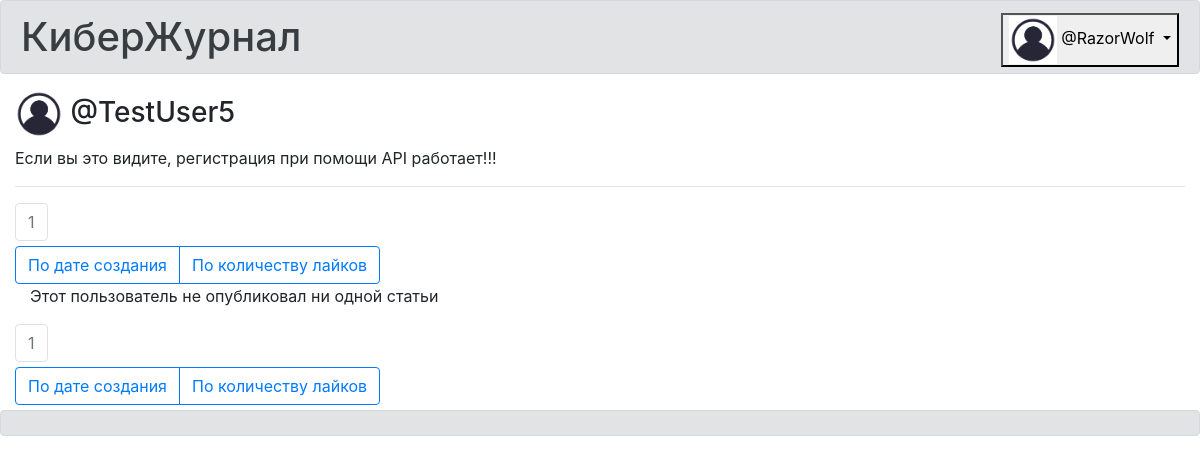
Screenshot of /user_page/2 (signed in) with the database file from the repository.
### data/users.py (models this page shows, shortened)
class User(SqlAlchemyBase, UserMixin, SerializerMixin):
    __tablename__ = "users"
    serialize_rules = ("-articles", "-comments", "-likes")
    id = sqlalchemy.Column(sqlalchemy.Integer, primary_key=True, autoincrement=True)
    surname = sqlalchemy.Column(sqlalchemy.String(64))
    name = sqlalchemy.Column(sqlalchemy.String(64))
    nickname = sqlalchemy.Column(sqlalchemy.String(32), unique=True, index=True)
    email = sqlalchemy.Column(sqlalchemy.String(256), unique=True)
    hashed_password = sqlalchemy.Column(sqlalchemy.String(512))
    modified_date = sqlalchemy.Column(sqlalchemy.DateTime, default=datetime.now)
    avatar = sqlalchemy.Column(sqlalchemy.String(256), nullable=True)  # Название файла
    description = sqlalchemy.Column(sqlalchemy.String(4096), nullable=True)
    is_moderator = sqlalchemy.Column(sqlalchemy.Boolean, default=False)
    is_admin = sqlalchemy.Column(sqlalchemy.Boolean, default=False)  # Администратор наделён
    articles = orm.relation("Article", back_populates="user", cascade="all,delete-orphan")
    comments = orm.relation("Comment", back_populates="user", cascade="all,delete-orphan")
    likes = orm.relation("ArticleLike", back_populates="user", cascade="all,delete-orphan")

### main.py (the view)
@app.route("/user_page/<int:user_id>")
@app.route("/user_page/<int:user_id>/page<int:page_index>")
def user_page(user_id, page_index=1):
    args = sorted_by_parser.parse_args()
    session["sorted_by"] = args["sorted_by"]
    db_sess = db_session.create_session()
    user = db_sess.query(User).get(user_id)
    if not user:
        abort(404)
    articles_count = 10
    user_articles_count = len(user.articles)
    max_page_index = max((user_articles_count // articles_count +
                          (0 if user_articles_count % articles_count == 0 else 1)), 1)
    if page_index > max_page_index:
        abort(404)
    articles = sorted(
        user.articles,
        key=(lambda x: x.create_date)
        if args["sorted_by"] == "create_date"
        else (lambda x: (x.likes_count, x.create_date)),
        reverse=True
    )[
               (page_index - 1) * articles_count:page_index * articles_count
               ]
    return render_template("user_page.html", title=f"@{user.nickname}", user=user,
                           articles_list=articles, page_index=page_index,
                           max_page_index=max_page_index, sorted_by=session["sorted_by"])

### data/db_session.py (called while the page is built)
def create_session() -> Session:
    global __factory
    return __factory()

### main.py (called while the page is built)
@login_manager.user_loader
def load_user(user_id):
    db_sess = db_session.create_session()
    return db_sess.query(User).get(user_id)

### templates/user_page.html (shortened to what this page needs)
{% extends "base.html" %}
{% from "macro.html" import article_card, avatar_filename, pagination_widget, sorted_by_widget, user_role_image %}
{% block content %}
<div class="col-auto">
    <h3>
        <img src="{{ avatar_filename(user) }}" alt="" width="48" height="48"> @{{ user.nickname }}
    </h3>
    <p class="preserve-line-breaks">{% if user.description %}{{ user.description }}{% else %}&lt;Описание отсутствует&gt;{% endif %}</p>
    <hr>
    {% set page_links_count = 9 %}
    {% set link_format = "/user_page/" + user.id|string + "/page$i?sorted_by=" + sorted_by %}
    {{ pagination_widget(page_index, max_page_index, page_links_count, link_format) }}
    {{ sorted_by_widget("/user_page/" + user.id|string + "/page" + page_index|string) }}
    {% for article in articles_list %}
    {{ article_card(article, current_user, "/user_page/" + user.id|string + "?sorted_by="
                    + sorted_by + "#articleCard" + article.id|string, sorted_by) }}
    {% else %}
    <p class="col-auto">
        Этот пользователь не опубликовал ни одной статьи
    </p>
    {% endfor %}
    {{ pagination_widget(page_index, max_page_index, page_links_count, link_format) }}
    {{ sorted_by_widget("/user_page/" + user.id|string + "/page" + page_index|string) }}
</div>
{% endblock %}

### templates/base.html (shortened to what this page needs)
{% from "macro.html" import avatar_filename, user_role_image %}
<!DOCTYPE html>
<html lang="en">
<head>
    <link rel="stylesheet"
          href="https://stackpath.bootstrapcdn.com/bootstrap/4.4.1/css/bootstrap.min.css"
>
    <link rel="stylesheet" href="{{ url_for('static', filename='css/style.css') }}" type="text/css">
</head>
<body>
    <header>
        <div class="alert alert-secondary">
            <h1 class="main-header">КиберЖурнал</h1>
            {% if current_user.is_authenticated %}
                <div class="header-link-container dropdown">
                    <button class="dropdown-toggle" type="button" id="dropButton1"
                            data-bs-toggle="dropdown" aria-expanded="false">
                        <img src="{{ avatar_filename(current_user) }}" alt="" width="48" height="48">
                        @{{ current_user.nickname }}{{ user_role_image(current_user) }}
                    </button>
                </div>
            {% endif %}
        </div>
    </header>
    {% block content %}{% endblock %}
    <footer>
        <div class="alert alert-secondary" role="alert">
        </div>
    </footer>
</body>
</html>

### templates/macro.html (shortened to what this page needs)
{% macro avatar_filename(user) %}
    {% if user.avatar %}
        {{ url_for("static", filename=("img/avatars/" + user.avatar)) }}
    {% else %}
        {{ url_for("static", filename="img/default_avatar.png") }}
    {% endif %}
{% endmacro %}
{% macro pagination_widget(page_index, max_page_index, page_links_count, link_format) %}
    <ul class="pagination" style="margin-top: 5px; margin-bottom: 5px;">
        {% if max_page_index <= page_links_count %}
            {% set min_link_index = 1 %}
            {% set max_link_index = max_page_index %}
        {% else %}
            {% if page_index <= page_links_count // 2 + 1 %}
                {% set min_link_index = 1 %}
                {% set max_link_index = page_links_count %}
            {% elif max_page_index - page_index + 1 <= page_links_count // 2 + 1 %}
                {% set min_link_index = max_page_index - page_links_count + 1 %}
                {% set max_link_index = max_page_index %}
            {% else %}
                {% set min_link_index = page_index - page_links_count // 2 %}
                {% set max_link_index = page_index + page_links_count // 2 %}
            {% endif %}
        {% endif %}
        {% for i in range(min_link_index, max_link_index + 1) %}
            <li class="page-item {% if i == page_index %}disabled{% endif %}">
                <a href="{{ link_format|replace('$i', i|string) }}"
                   class="page-link">{{ i }}</a>
            </li>
        {% endfor %}
    </ul>
{% endmacro %}
{% macro sorted_by_widget(url) %}
    <div class="btn-group" role="group">
        <a href="{{ url }}?sorted_by=create_date" class="btn btn-outline-primary">По дате создания</a>
        <a href="{{ url }}?sorted_by=likes_count" class="btn btn-outline-primary">По количеству лайков</a>
    </div>
{% endmacro %}

### static/css/style.css (style rules this page uses)
h1.main-header { display: inline; }
.header-link-container { float: right; display: inline-block; }
.preserve-line-breaks { white-space: pre-wrap; }
footer { margin-top: 5px; }
header { margin-bottom: 5px; }

### rows the page displays
User: nickname "RazorWolf"
User: nickname "TestUser5", description "Если вы это видите, регистрация при помощи API работает!!!"

### other values shown
{{ i }} "1" "1"
